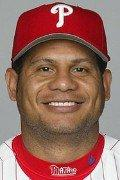
#> input picture player_headshots_archive/Bobby Abreu.jpg, 120 x 180 px, found by its file name; its folder holds 4 pictures in this run
$ python -i image_generator.py   (imports and definitions only)
#> lines starting #> are read from the running program, lines starting #| are printed output that depends on the picture
### application_functions.py
from re import *
import random
import string
import os
import shutil
from PIL import Image

""" -------------------------------------------------------------------------
    Pluralize a word from a singular input.
    Mostly works but English is dumb so there are plenty of exceptions.
    Really didn't wanna use a complicated library -- might even be funnier
    with mistakes.
    -------------------------------------------------------------------------"""

# [18 lines left out: function pluralize_word, not called in this run]


""" -------------------------------------------------------------------------
    Generate a random a-z letter.
    -------------------------------------------------------------------------"""

def generate_random_letter():
    return random.choice(string.ascii_lowercase)


""" -------------------------------------------------------------------------
    Delete all files in a folder.
    -------------------------------------------------------------------------"""

def empty_folder(folder_path):
    for filename in os.listdir(folder_path):
        file_path = os.path.join(folder_path, filename)
        try:
            if os.path.isfile(file_path) or os.path.islink(file_path):
                os.unlink(file_path)
            elif os.path.isdir(file_path):
                shutil.rmtree(file_path)
        except Exception as e:
            print("Failed to delete %s. Reason: %s" % (file_path, e))


""" -------------------------------------------------------------------------
    X amount of random files from directory.
    -------------------------------------------------------------------------"""

def get_random_files_from_directory(folder_path, num_files):
    return random.sample(
        [
            f
            for f in os.listdir(folder_path)
            if os.path.isfile(os.path.join(folder_path, f))
        ],
        num_files,
    )


""" -------------------------------------------------------------------------
    Resize all image files in directory to specified w/h
    -------------------------------------------------------------------------"""

# [29 lines left out: function resize_images_in_directory, not called in this run]

### image_generator.py
import os
import numpy as np
from PIL import Image
import random
import decimal
import application_constants
import application_functions
from bs4 import BeautifulSoup
from urllib.request import Request, urlopen, urlretrieve
import re
from time import sleep
import random

""" -------------------------------------------------------------------------
    Randomly zooms in on the two images to further enshittify
    -------------------------------------------------------------------------"""

def zoom_random(images):
    zoom = float(decimal.Decimal(random.randrange(100, 200)) / 100)
    x = random.randint(30, 90)
    y = random.randint(50, 130)
    return_images = []
    for img in images:
        w, h = img.size
        zoom2 = zoom * 2
        img = img.crop((x - w / zoom2, y - h / zoom2, x + w / zoom2, y + h / zoom2))
        return_images.append(img.resize((w, h), Image.LANCZOS))
    return return_images


""" -------------------------------------------------------------------------
    Grabs two random player headshots from the
    baseball-reference.com/players/a-z lists
    -------------------------------------------------------------------------"""

# [43 lines left out: function download_two_random_bbref_headshots, not called in this run]


""" -------------------------------------------------------------------------
    Grabs two random archived player headshots
    in the case of an error downloading from bbref
    -------------------------------------------------------------------------"""

def build_player_image():
    image_files = None
    images = None
    try:
        # empty folder of player headshots
        application_functions.empty_folder(application_constants.PLAYER_HEADSHOTS_PATH)

        # download two random headshots from bbref and open those files as images
        download_two_random_bbref_headshots()

        # resize the images
        application_functions.resize_images_in_directory(
            application_constants.PLAYER_HEADSHOTS_PATH,
            application_constants.DEFAULT_IMAGE_WIDTH,
            application_constants.DEFAULT_IMAGE_HEIGHT,
        )

        image_files = application_functions.get_random_files_from_directory(
            application_constants.PLAYER_HEADSHOTS_PATH, 2
        )
        images = [
            Image.open(
                os.path.join(application_constants.PLAYER_HEADSHOTS_PATH, file)
            ).convert("RGB")
            for file in image_files
        ]
    except Exception as e:
        # in the case of an exception,
        # use two files from the backup archive and open those files as images
        print(e)
        image_files = application_functions.get_random_files_from_directory(
            application_constants.PLAYER_HEADSHOTS_ARCHIVE_PATH, 2
        )
        images = [
            Image.open(
                os.path.join(application_constants.PLAYER_HEADSHOTS_ARCHIVE_PATH, file)
            ).convert("RGB")
            for file in image_files
        ]
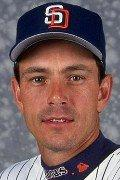
#> input picture player_headshots_archive/Andy Ashby.jpg, 120 x 180 px, found by its file name

    # open the 2 images and store in list
    images = zoom_random(images)
#> the loop in zoom_random, `for img in images:` made 2 passes
#> (w, h, zoom2) on passes 1 to 2: (120, 180, 2.1), (120, 180, 2.1)
#> pass 1, in zoom_random, `img = img.crop((x - w / zoom2, y - h / zoom2, x + w / zoom2, y + h / z..`:
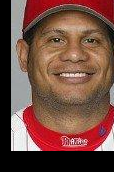
#> img: PIL image 114x172 RGB; mean R, G, B 115.8, 76.8, 66
#> pass 2, in zoom_random, `img = img.crop((x - w / zoom2, y - h / zoom2, x + w / zoom2, y + h / z..`:
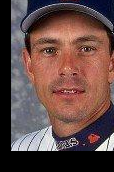
#> img: PIL image 114x172 RGB; mean R, G, B 100.3, 74.1, 70.9
#> after the loop in zoom_random, `for img in images:`: return_images = 2 items
#> images = 2 items

    # convert to numpy array
    image_arrays = np.array([np.array(image) for image in images], dtype=np.float32)

    # calculate the average
    average_array = np.mean(image_arrays, axis=0)
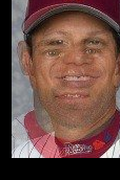
#> average_array: shape (180, 120, 3) float32; mean of channels 0, 1, 2 108.1, 75.6, 68.6; drawn as R, G, B

    # convert back to image
    average_image = Image.fromarray(np.uint8(average_array))

    # save image
    average_image.save(application_constants.OUTPUT_HEADSHOT_STATIC_PATH)

>>> result = build_player_image()
